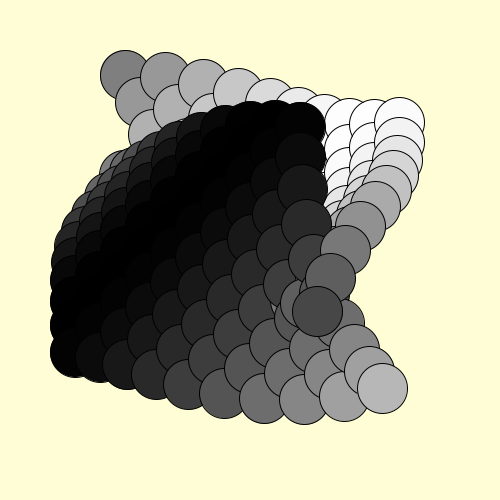
Frame 1 (no input)
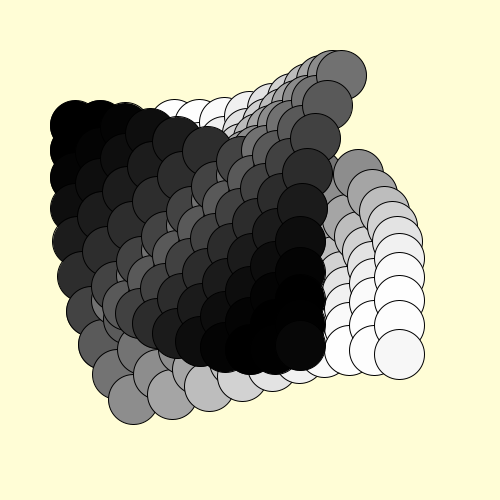
Frame 60 (the mouse pressed at the canvas centre just before this capture)
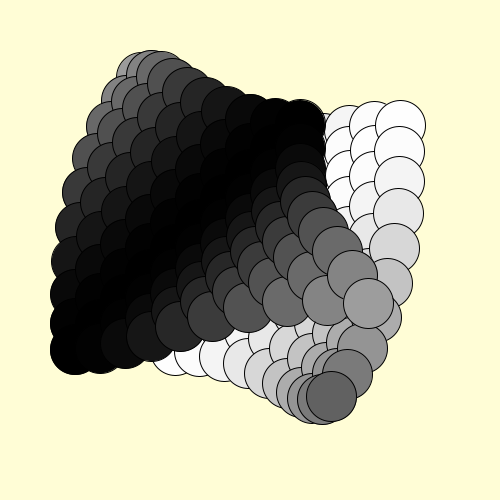
Frame 120 (the mouse held since frame 60 and released just before this capture)

The Processing sketch that drew these frames (run headless with seeded random() and noise(); from frame 60 on, the mouse is pressed at the canvas centre):

// Processing sketch: twin_cloth
// ── twin_cloth.pde
int n = 10;
TwinCircle tc[][] = new TwinCircle[n][n];
void setup(){
  size(500,500);
  for(int i=0;i<n;i++){
   for(int j=0;j<n;j++){
    tc[i][j] = new TwinCircle((i+j)/5.0);
   }
  }
}

void draw(){
  background(#FFFDD6);
  int leng = width / n;
  for(int i=0;i<n;i++){
    for(int j=0;j<n;j++){
      pushMatrix();
      translate(leng/2*i + leng*2.5, leng/2*j + leng*2.5);
      tc[i][j].show();
      popMatrix();
    }
  }
  
}

class TwinCircle{
  float seed,r=50;
  TwinCircle(float seed){
    this.seed = seed;
  }
  
  void show(){
    float radians1 = map(sin(seed),-1,1,0,PI);
    float radians2 = radians1 + PI;
    PVector pos1 = new PVector(r*cos(radians1), r*sin(radians1));
    PVector pos2 = new PVector(r*cos(radians2), r*sin(radians2));
    fill(255 - map(radians1,0,PI,0,255));
    ellipse(pos1.x, pos1.y, 50, 50);
    fill(255 - map(radians2,PI,2*PI,255,0));
    ellipse(pos2.x, pos2.y, 50, 50);
    seed += PI/128;
  }
}
